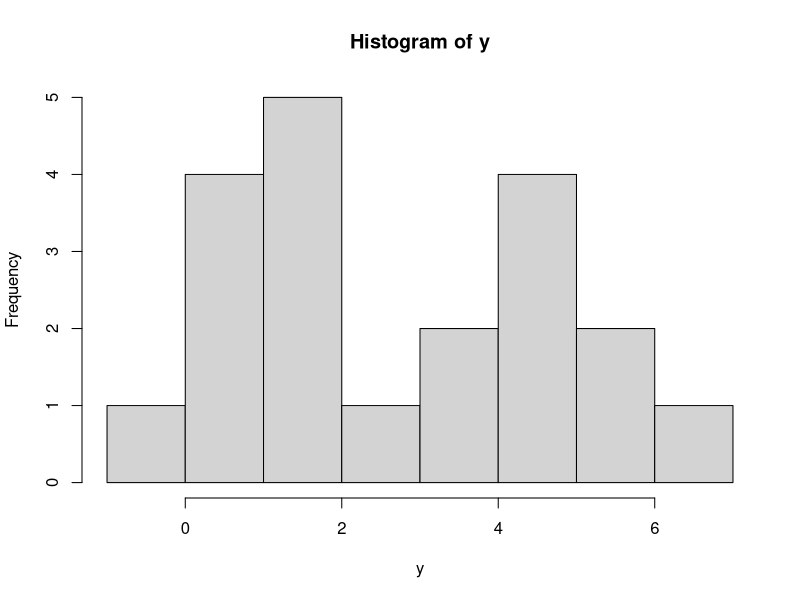

The R source for this figure:
## ---- chunk 1
mu <- 2   ## Initial value
tol <- 1e-6  ## Difference between mu_new and mu
diff <- Inf  ## set some very large value as initial difference

while (diff > tol) { ## If difference is greater than some very small value, then stop
  mu_new <- (0 + 2 + mu) / 3
  diff <- abs(mu_new - mu)
  mu <- mu_new
  print(mu)
}

## ---- chunk 2
y <- c(-0.39, 0.12, 0.94, 1.67, 1.76, 2.44, 3.72, 4.28, 4.92, 5.53, 
       0.06, 0.48, 1.01, 1.68, 1.80, 3.25, 4.12, 4.60, 5.28, 6.22)

hist(y) ## this is the histogram (empirical distribution) of data
## ---- chunk 3
## EM
par <- c(0.5, 0.5, 1, 0.5, 1)  # Initial values of (pi, mu1, mu2, sigma1, sigma2)
tol <- 1e-6 
diff <- Inf  ## set some very large value as initial difference

while (diff > tol) { ## If difference is greater than some very small value, then stop
  
  pi <- par[1]
  mu1 <- par[2]
  mu2 <- par[3]
  sigma1 <- par[4]
  sigma2 <- par[5]
  
  ## ---- E-step ----
  f1 <- dnorm(y, mu1, sigma1)
  f2 <- dnorm(y, mu2, sigma2)
  
  gamma <- pi * f2 / ((1 - pi) * f1 + pi * f2)
  
  ## ---- M-step ----
  pi_new <- mean(gamma)
  
  mu1_new <- sum((1 - gamma) * y) / sum(1 - gamma)
  mu2_new <- sum(gamma * y) / sum(gamma)
  
  sigma1_new <- sqrt(sum((1 - gamma) * (y - mu1_new)^2) / sum(1 - gamma))
  sigma2_new <- sqrt(sum(gamma * (y - mu2_new)^2) / sum(gamma))
  
  par_new <- c(pi_new, mu1_new, mu2_new, sigma1_new, sigma2_new)
  
  diff <- max(abs(par_new - par))
  par <- par_new

  print(par)
}
